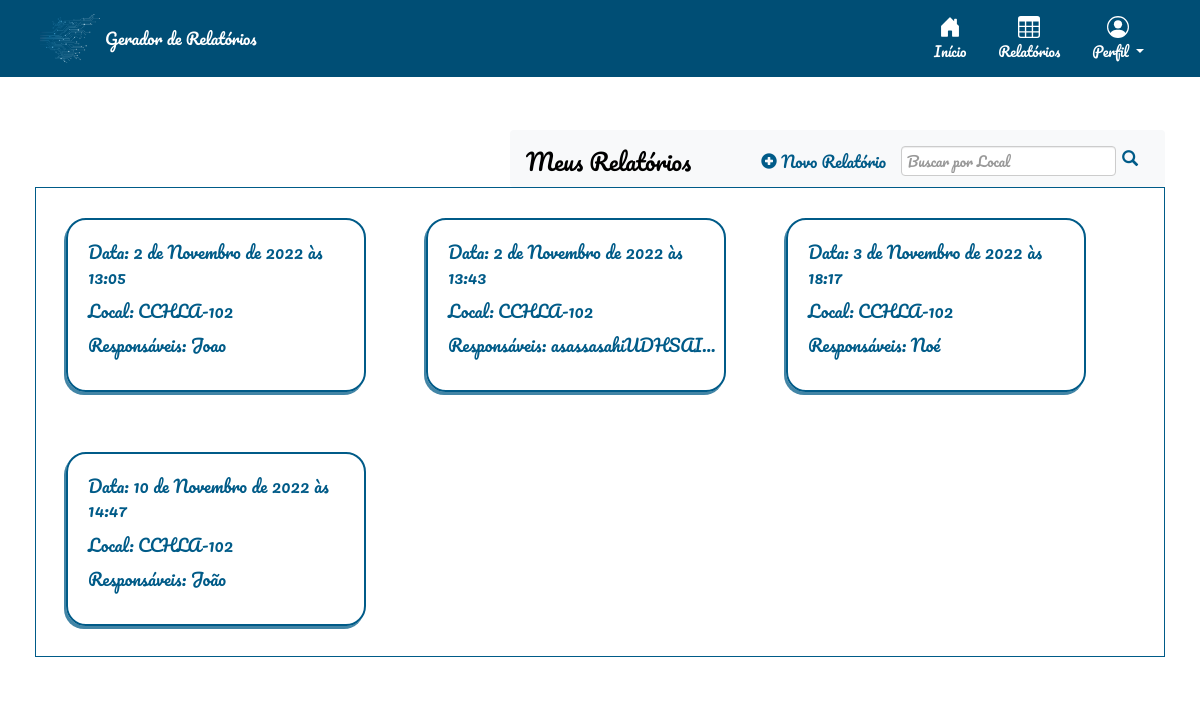
Page / (signed in) on the earlier database version.
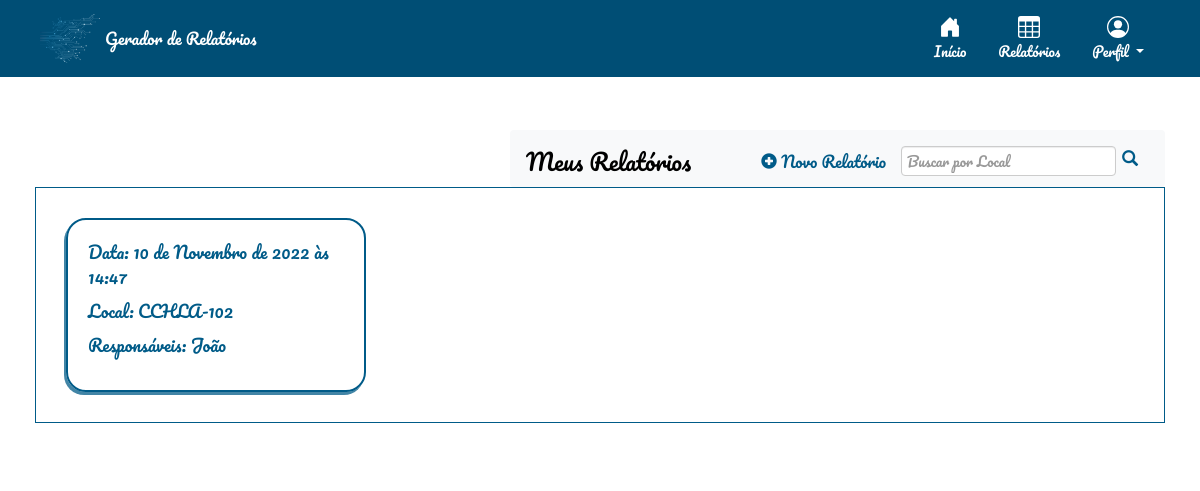
Same page on the later database version.
### relatorio/models.py (models this page shows)
class Relatorio(models.Model):
    autor = models.ForeignKey(User, default=None, on_delete=models.CASCADE)
    data = models.DateTimeField()
    local = models.CharField(max_length=100)
    temperatura = models.IntegerField()
    clima = models.CharField(max_length=100)
    responsaveis = models.TextField(blank=True)
    qualiprof = models.CharField(max_length=100, default='')
    riscos = models.CharField(max_length=100, default='[]')
    equipamentos = models.CharField(max_length=100, default='[]')
    sinalizacao = models.CharField(max_length=100, default='[]')
    desligamento = models.CharField(max_length=4, default='')
    integridade = models.CharField(max_length=4, default='')
    dialogo = models.CharField(max_length=4, default='')
    curso_nr = models.CharField(max_length=4, default='')
    conferido = models.CharField(max_length=4, default='')
    delimitar_area = models.CharField(max_length=4, default='')
    auxconces = models.CharField(max_length=4, default='')
    tensao = models.CharField(max_length=4, default='')
    aterramento = models.CharField(max_length=4, default='')
    altura = models.CharField(max_length=4, default='')
    cinto_seg = models.CharField(max_length=4, default='')
    requi_seg = models.CharField(max_length=4, default='')
    reavaliacao = models.CharField(max_length=4, default='')
    tempambiente = models.CharField(max_length=100, default='')
    condambiente = models.CharField(max_length=100, default='')
    altitude = models.CharField(max_length=100, default='')
    presagua = models.CharField(max_length=100, default='')
    pressolidos = models.CharField(max_length=100, default='')
    pressubst = models.CharField(max_length=100, default='')
    solmecanicas = models.CharField(max_length=100, default='')
    presmofo = models.CharField(max_length=100, default='')
    presfauna = models.CharField(max_length=100, default='')
    infleletro = models.CharField(max_length=100, default='')
    radsolar = models.CharField(max_length=100, default='')
    descatm = models.CharField(max_length=100, default='')
    movdoar = models.CharField(max_length=100, default='')
    vento = models.CharField(max_length=100, default='')
    competencia = models.CharField(max_length=100, default='')
    reseletr = models.CharField(max_length=100, default='')
    contpessoas = models.CharField(max_length=100, default='')
    condfuga = models.CharField(max_length=100, default='')
    natmatpr = models.CharField(max_length=100, default='')
    natmatcons = models.CharField(max_length=100, default='')
    classestr = models.CharField(max_length=100, default='')
    documentacao = models.CharField(max_length=100, default='')
    ambientesofreu = models.CharField(max_length=100, default='')
    instalacaoinspecionada = models.CharField(max_length=100, default='')
    linhaseletricasdisp = models.CharField(max_length=100, default='')
    compinstalacao = models.CharField(max_length=100, default='')
    linhaseletricascorr = models.CharField(max_length=100, default='')
    tomadasdeforca = models.CharField(max_length=100, default='')
    qtdesufitomadas = models.CharField(max_length=100, default='')
    instlquadist = models.CharField(max_length=100, default='')
    novoscircuitos = models.CharField(max_length=100, default='')
    advquadist = models.CharField(max_length=100, default='')
    dispprotecaoident = models.CharField(max_length=100, default='')
    protcircuitos = models.CharField(max_length=100, default='')
    barramentoquadist = models.CharField(max_length=100, default='')
    bitola = models.CharField(max_length=100, default='')
    condutident = models.CharField(max_length=100, default='')
    disjundif = models.CharField(max_length=100, default='')
    dispprotecaosurtos = models.CharField(max_length=100, default='')
    servseguranca = models.CharField(max_length=100, default='')
    esqaterramento = models.CharField(max_length=100, default='')
    reservadeenergia = models.CharField(max_length=100, default='')
    fontseguranca = models.CharField(max_length=100, default='')
    paralelismo = models.CharField(max_length=100, default='')
    capbarramento = models.PositiveSmallIntegerField(default=0)
    protgeral = models.PositiveSmallIntegerField(default=0)
    protdr = models.PositiveSmallIntegerField(default=0)
    protdps = models.PositiveSmallIntegerField(default=0)
    vab = models.PositiveSmallIntegerField(default=0)
    van = models.PositiveSmallIntegerField(default=0)
    ia= models.PositiveSmallIntegerField(default=0)
    vbc = models.PositiveSmallIntegerField(default=0)
    vbn = models.PositiveSmallIntegerField(default=0)
    ib= models.PositiveSmallIntegerField(default=0)
    vca = models.PositiveSmallIntegerField(default=0)
    vcn = models.PositiveSmallIntegerField(default=0)
    ic= models.PositiveSmallIntegerField(default=0)
    continuidade = models.CharField(max_length=100, default='')
    resistencia = models.CharField(max_length=100, default='')
    selvpelv = models.CharField(max_length=100, default='')
    verificacao = models.CharField(max_length=100, default='')
    ensaiodetensao = models.CharField(max_length=100, default='')
    ensaiodefunc = models.CharField(max_length=100, default='')

### relatorio/views.py (the view)
# urls.py: path('', relatorio_views.relatorio_list, name="home"),
@login_required(login_url="/accounts/login/")
def relatorio_list(request):
    usuario = request.user
    if(request.method=='POST'):
        busca = request.POST['busca']
        relatorios = Relatorio.objects.filter(autor=usuario, local__contains=busca).order_by('data')
        return render(request, 'relatorio/relatorio_list.html', {'relatorios': relatorios, 'busca':busca})
    relatorios = Relatorio.objects.filter(autor=usuario).order_by('data')
    return render(request, 'relatorio/relatorio_list.html', {'relatorios': relatorios})

### relatorio/templates/relatorio/relatorio_list.html (shortened to what this page needs)
{% extends 'base_layout.html' %}
{% block content %}
<div id="relatorios-lista" class="container-fluid">
        <nav class="navbar navbar-expand-lg bg-light">
            <a class="navbar-brand" href="#">Meus Relatórios</a>
            <div class="collapse navbar-collapse" id="navbarSupportedContent">
              <ul class="navbar-nav mr-auto">
                <li class="nav-item active">
                    <a id="botao-icon" class="nav-link" href="{% url 'relatorio:cria' %}">
                        <span class="glyphicon glyphicon-plus-sign"></span>
                        Novo Relatório
                    </a>
                </li>
                <li class="nav-item active">
                  <form method=POST action="{% url 'home' %}" class="form-inline my-2 my-lg-0">
                    <input class="form-control mr-sm-2" id="buscalocal" type="search" placeholder="Buscar por Local" aria-label="Search" name="busca">
                    <button class="btn-outline-secondary" id="searchbutton" type="submit"><i class="glyphicon glyphicon-search"></i></button>
                  </form>
                </li>
              </ul>
            </div>
          </nav>
    <div id="relatorios"  class="container-fluid">
        {% if not relatorios %}
            {% if busca %}
                <br>
                <p style="margin-left: 20px;">  Sua busca por <span style="color:rgba(221, 33, 33, 0.705);">' {{ busca }} '</span> não encontrou resultados.</p>
                <br>
            {% else %}
                <br>
                <p style="margin-left: 20px; color:rgba(221, 33, 33, 0.705);">  Não há nenhum relatório ainda.</p>
                <br>
            {% endif %}
        {% else %}
            {% for relatorio in relatorios %}
            <a href="{% url 'relatorio:visualiza' rel_id=relatorio.id %}">
                <div id="relatorio" class="container-fluid">
                    <p>Data: {{ relatorio.data }}</p>
                    <p>Local: {{ relatorio.local }}</p>
                    <p class="obs">Responsáveis: {{ relatorio.responsaveis }}</p>
                </div>
            </a>
            {% endfor %}
        {% endif %}
        </div>
    </div>
</div>
{% endblock %}

### templates/base_layout.html (shortened to what this page needs)
<!DOCTYPE html>
<html lang="pt-BR">
<head>
    {% load bootstrap5 %}
    {% bootstrap_css %}
    <link href="https://cdn.jsdelivr.net/npm/bootstrap@5.1.3/dist/css/bootstrap.min.css" rel="stylesheet">
    <link rel="stylesheet" href="https://maxcdn.bootstrapcdn.com/bootstrap/3.4.0/css/bootstrap.min.css">
    {% load static %}
    <link rel="stylesheet" href="{% static 'styles.css' %}">
</head>
<body>
      <header>
        <div id ="headliner" class="px-3 py-2 text-white">
          <div id="header-container" class="container">
            <div class="d-flex flex-wrap align-items-center justify-content-center justify-content-lg-start">
              <a href="#" id="header-logo" class="d-flex align-items-center my-1 my-lg-0 me-lg-auto text-white text-decoration-none">
                <img class="bi me-2" src="{% static 'logo.png' %}" width="60" aria-label="logo">
                Gerador de Relatórios
              </a>
              <ul id = "top-menu" class="nav col-12 col-lg-auto my-2 justify-content-center my-md-0 text-small">
                {% if user.is_authenticated %}
                 <li>
                    <a href="{% url 'home' %}" name="nav-header" class="nav-link text-white btn">
                      <svg class="bi d-block mx-auto mb-1" width="22" height="22"><use xlink:href="#home"/></svg>
                      Início
                    </a>
                  </li>
                  <li>
                    <a href="{% url 'home' %}" name="nav-header" class="nav-link text-white btn">
                      <svg class="bi d-block mx-auto mb-1" width="22" height="22"><use xlink:href="#table"/></svg>
                      Relatórios
                    </a>
                  </li>
                  <li>
                    <a href="#" name="nav-header" class="nav-link text-white btn dropdown-toggle" href="#" role="button" data-toggle="dropdown" aria-haspopup="true" aria-expanded="false">
                    <svg class="bi d-block mx-auto mb-1" width="22" height="22"><use xlink:href="#people-circle"/></svg>
                    Perfil
                    </a>
                  </li>
                {% endif %}
              </ul>
            </div>
          </div>
        </div>
    </header>
    <div class="wrapper">
        {% block content %}
        {% endblock %}
</body>
</html>

### assets/styles.css (style rules this page uses)
html, body { padding:0; margin:0; height:100%; }
body { background-color: #ffffff; color: #005b88; font-family: Pacifico; font-size: medium; }
p.obs { white-space: nowrap; overflow: hidden; text-overflow: ellipsis; width: 220px; word-wrap: break-word; padding-bottom: 1%; }
img { width: 60px; height: auto; vertical-align: bottom; }
#relatorios { width: 100%; display: table; border: 1px solid #005b88; align-self: center; margin: 40px; margin-top: 0px; margin-left: auto; font-size: 17px; position: relative; padding-right: 0px; padding-left: 0px; }
#relatorio { width: 250px; border-radius: 20px; float: left; box-shadow: -2px 3px #005b88bd; border: 2px solid #005b88; margin: 30px; padding: 20px; }
a { color: #005b88; }
a, a:hover, a:visited { text-decoration: none; }
.wrapper { margin: 0 auto; padding: 20px; }
nav { justify-self: end; }
.navbar { margin-bottom: 0px; padding-bottom: 0px; margin-top: 3%; }
nav a { display: inline-block; margin-left: 20px; }
.nav-item { padding-inline: 5px; }
.form-inline { display: inline-table; }
#buscalocal { display: inline-block; width: fit-content; height: 30px; padding: 5px; }
#botao-icon { background: none; font-family: Pacifico; color: #005b88; cursor: pointer; border-width: 0; justify-self: start; cursor: pointer; padding: 5px; }
.navbar-collapse { justify-content: flex-end; }
.navbar-brand { margin-left: 0px; font-size: 23px; }
.form-control { padding: 0px; height: 20px; line-height: 2.1; }
.btn-outline-secondary { background-color: #005b88; color: #f8fcff; border: 1px solid #005b88; }
#searchbutton { color: #005b88; background-color: inherit; border: 0px; float: right; }
svg { display: none; }
@media (min-width: 320px) { #top-menu { display:none; } }
@media (min-width: 320px) { #header-logo { padding-right: 31px; } }
@media (min-width: 768px) { #top-menu { display:flex; } }
@media (min-width: 768px) { .navbar-collapse.collapse { display: flex!important; } }
@media (min-width: 768px) { #relatorio { width: 300px; } }
@media (min-width: 768px) { p.obs { width: 270px; } }
header .container { padding-right: 10px; padding-left: 10px; }
#headliner { background-color: #004e75; }
.bi { vertical-align: -.125em; fill: currentColor; }
.text-small { font-size: 85%; }

Differences in the rows shown:
removed Relatorio: data "2 de Novembro de 2022 às 13:05", local "CCHLA-102", responsaveis "Joao"
removed Relatorio: data "2 de Novembro de 2022 às 13:43", local "CCHLA-102", responsaveis "asassasahiUDHSAI…"
removed Relatorio: data "3 de Novembro de 2022 às 18:17", local "CCHLA-102", responsaveis "Noé"
